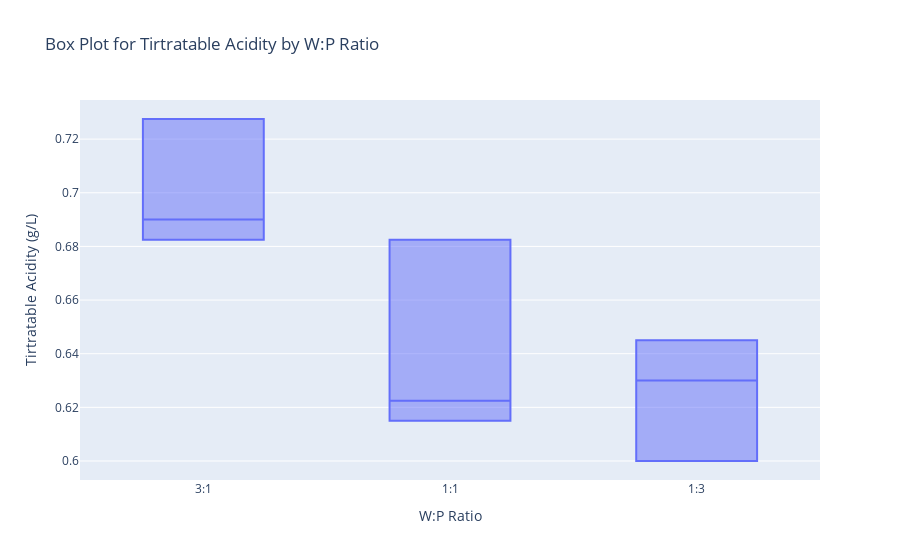

Notebook code for this chart:
### Markdown cell above
# Tiratable Acidity

### Code cell
# 创建数据，不需要 Treatment 列
data = {
    'W:P': ['3:1', '3:1', '3:1', '1:1', '1:1', '1:1', '1:3', '1:3', '1:3'] * 2,
    'tirtratable acidity (g/L)': [0.6825, 0.7275, 0.69, 0.6225, 0.6825, 0.615, 0.63, 0.6, 0.645] * 2
}

# 转换为 DataFrame
df = pd.DataFrame(data)

# 绘制箱线图
fig = px.box(df, x='W:P', y='tirtratable acidity (g/L)', title="Box Plot for Tirtratable Acidity by W:P Ratio",
             labels={'W:P': 'W:P Ratio', 'tirtratable acidity (g/L)': 'Tirtratable Acidity (g/L)'})

# 显示图表
fig.show()

### Figure 1 — Plotly figure (JSON) as saved in the notebook; plotly's stock layout.template omitted (floating-point values rounded to 4 significant figures)
{"data": [{"alignmentgroup": "True", "hovertemplate": "W:P Ratio=%{x}<br>Tirtratable Acidity (g/L)=%{y}<extra></extra>", "legendgroup": "", "marker": {"color": "#636efa"}, "name": "", "notched": false, "offsetgroup": "", "orientation": "v", "showlegend": false, "type": "box", "x": ["3:1", "3:1", "3:1", "1:1", "1:1", "1:1", "1:3", "1:3", "1:3", "3:1", "3:1", "3:1", "1:1", "1:1", "1:1", "1:3", "1:3", "1:3"], "x0": " ", "xaxis": "x", "y": [0.6825, 0.7275, 0.69, 0.6225, 0.6825, 0.615, 0.63, 0.6, 0.645, 0.6825, 0.7275, 0.69, 0.6225, 0.6825, 0.615, 0.63, 0.6, 0.645], "y0": " ", "yaxis": "y"}], "layout": {"boxmode": "group", "legend": {"tracegroupgap": 0}, "title": {"text": "Box Plot for Tirtratable Acidity by W:P Ratio"}, "xaxis": {"anchor": "y", "domain": [0, 1], "title": {"text": "W:P Ratio"}}, "yaxis": {"anchor": "x", "domain": [0, 1], "title": {"text": "Tirtratable Acidity (g/L)"}}}}
